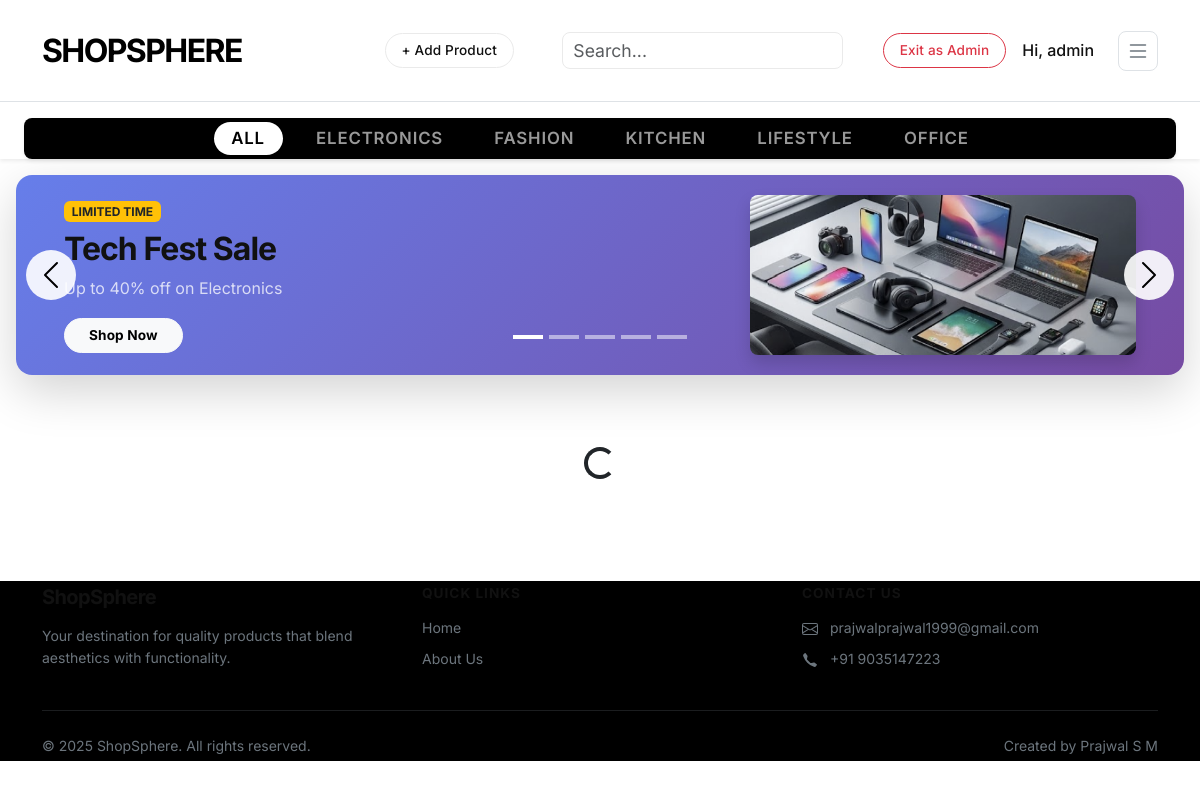
The page / (signed in) on the database its author committed.
### tables this page shows
CREATE TABLE advertisements (id INTEGER PRIMARY KEY AUTOINCREMENT, badge TEXT, title TEXT, subtitle TEXT, button_text TEXT, category TEXT, image_url TEXT, gradient TEXT);

CREATE TABLE site_settings (
        key TEXT PRIMARY KEY,
        value TEXT
    );

### frontend_pkg/routes_ui.py (the view)
@ui_bp.route('/')
def index():
    print("LOG: Accessing index page (UI)")
    return render_template('index.html', ads=safe_get_ads(), footer=safe_get_footer())

### database/db.py (called while the page is built, shortened)
def get_db():
    db = getattr(g, '_database', None)
    if db is None:
        if db is None:
            db = g._database = sqlite3.connect(DB_FILE)
            db.row_factory = sqlite3.Row
    return db

def close_connection(exception):
    db = getattr(g, '_database', None)
    if db is not None:
        db.close()

### frontend_pkg/routes_ui.py (called while the page is built)
def safe_get_ads():
    try:
        from database.db import get_db
        db = get_db()
        return db.execute('SELECT * FROM advertisements ORDER BY id').fetchall()
    except:
        return [] # Return empty if DB missing

def safe_get_footer():
    try:
        from database.db import get_db
        db = get_db()
        settings = db.execute('SELECT key, value FROM site_settings WHERE key LIKE "footer_%"').fetchall()
        return {row['key']: row['value'] for row in settings}
    except:
        return {}

### templates/index.html (shortened to what this page needs)
<!DOCTYPE html>
<html lang="en">
<head>
    <link href="https://cdn.jsdelivr.net/npm/bootstrap@5.3.0/dist/css/bootstrap.min.css" rel="stylesheet">
    <link rel="stylesheet" href="/static/css/styles.css?v=2">
</head>
<body>
    <header class="sticky-top bg-white shadow-sm">
        <nav class="navbar navbar-expand-lg navbar-light bg-white border-bottom">
            <div class="container">
                <a class="navbar-brand fw-bold fs-2" href="/">ShopSphere</a>
                <div class="d-flex align-items-center">
                    {% if session.get('is_admin') %}
                    <button class="btn btn-outline-dark btn-sm me-5" onclick="openAddModal()">
                        + Add Product
                    </button>
                    {% endif %}
                    <div class="me-3">
                        <input type="text" id="searchInput" class="form-control form-control-sm" placeholder="Search..."
                            onkeyup="searchProducts()"
                            style="font-size: 1.1rem; padding: 0.35rem 0.65rem; height: 34px;">
                    </div>
                    <div class="ms-4 d-flex align-items-center">
                        {% if session.get('is_admin') %}
                        <a href="/logout" class="btn btn-sm btn-outline-danger me-3">Exit as Admin</a>
                        <span class="me-3 fs-6 fw-medium">Hi, {{ session.get('username') }}</span>
                        <div class="dropdown">
                            <button
                                class="btn btn-sm btn-outline-secondary ms-2 border rounded-3 d-flex align-items-center justify-content-center"
                                type="button" id="userMenu" data-bs-toggle="dropdown" aria-expanded="false"
                                style="width: 40px; height: 40px; padding: 0;">
                            </button>
                        </div>
                        {% endif %}
                    </div>
                </div>
            </div>
        </nav>
        <div class="container-fluid mt-3" style="width: 98%;">
            <div class="bg-dark text-white py-2 rounded-3 d-flex justify-content-center overflow-auto shadow-sm">
                <a href="#" class="category-link active text-decoration-none" data-tag=""
                    onclick="loadProducts('')">All</a>
                <a href="#" class="category-link text-decoration-none" data-tag="tech"
                    onclick="loadProducts('tech')">Electronics</a>
                <a href="#" class="category-link text-decoration-none" data-tag="fashion"
                    onclick="loadProducts('fashion')">Fashion</a>
                <a href="#" class="category-link text-decoration-none" data-tag="kitchen"
                    onclick="loadProducts('kitchen')">Kitchen</a>
                <a href="#" class="category-link text-decoration-none" data-tag="lifestyle"
                    onclick="loadProducts('lifestyle')">Lifestyle</a>
                <a href="#" class="category-link text-decoration-none" data-tag="office"
                    onclick="loadProducts('office')">Office</a>
            </div>
        </div>
    </header>
    <div class="container-fluid px-3 mt-3 mb-0">
        <div class="position-relative">
            <div id="promoCarousel" class="carousel slide" data-bs-ride="carousel" data-bs-interval="3000">
                <div class="carousel-inner rounded-4 shadow-lg overflow-hidden" style="height: 200px;">
                    {% for ad in ads %}
                    <div class="carousel-item {{ 'active' if loop.first else '' }}" style="height: 100%;">
                        <div class="d-flex align-items-center justify-content-between h-100 px-5"
                            style="background: {{ ad['gradient'] }};">
                            <div class="text-white">
                                <span class="badge bg-warning text-dark mb-2">{{ ad['badge'] }}</span>
                                <h2 class="fw-bold mb-2">{{ ad['title'] }}</h2>
                                <p class="mb-3 opacity-75">{{ ad['subtitle'] }}</p>
                                <button class="btn btn-light btn-sm fw-bold px-4"
                                    onclick="loadProducts('{{ ad['category'] }}')">{{ ad['button_text']
                                    }}</button>
                            </div>
                            <div class="d-none d-md-block">
                                {% if ad['image_url'] %}
                                <img src="{{ ad['image_url'] }}" class="rounded-3 shadow"
                                    style="height: 160px; object-fit: cover;">
                                {% endif %}
                            </div>
                        </div>
                    </div>
                    {% endfor %}
                </div>
                <button class="carousel-control-prev" type="button" data-bs-target="#promoCarousel" data-bs-slide="prev"
                    style="width: 50px; height: 50px; top: 50%; transform: translateY(-50%); left: 10px; background: rgba(255,255,255,0.9); border-radius: 50%; opacity: 1;">
                    <span class="carousel-control-prev-icon" aria-hidden="true" style="filter: invert(1);"></span>
                </button>
                <button class="carousel-control-next" type="button" data-bs-target="#promoCarousel" data-bs-slide="next"
                    style="width: 50px; height: 50px; top: 50%; transform: translateY(-50%); right: 10px; background: rgba(255,255,255,0.9); border-radius: 50%; opacity: 1;">
                    <span class="carousel-control-next-icon" aria-hidden="true" style="filter: invert(1);"></span>
                </button>
                <div class="carousel-indicators" style="bottom: 10px;">
                    {% for ad in ads %}
                    <button type="button" data-bs-target="#promoCarousel" data-bs-slide-to="{{ loop.index0 }}"
                        class="{{ 'active' if loop.first else '' }}"
                        style="width: 30px; height: 4px; border-radius: 2px;"></button>
                    {% endfor %}
                </div>
            </div>
        </div>
    </div>
    <div class="container pt-4 pb-5">
        <div class="row" id="productGrid">
            <div class="col-12 text-center mt-5">
                <div class="spinner-border text-dark" role="status">
                </div>
            </div>
        </div>
    </div>
    {% include 'components/footer.html' %}
</body>
</html>

### templates/components/footer.html (shortened to what this page needs)
<footer class="bg-dark text-light py-5 mt-5">
    <div class="container">
        <div class="row">
            <div class="col-md-4 mb-4 mb-md-0">
                <h5 class="fw-bold mb-3">ShopSphere</h5>
                <p class="text-secondary small mb-0">{{ footer.footer_brand_description or 'Your destination for
                    quality products that blend aesthetics with functionality.' }}</p>
            </div>
            <div class="col-md-4 mb-4 mb-md-0">
                <h6 class="fw-bold mb-3 text-uppercase" style="font-size: 0.85rem; letter-spacing: 1px;">Quick Links
                </h6>
                <ul class="list-unstyled small">
                    <li class="mb-2"><a href="/" class="text-secondary text-decoration-none">Home</a></li>
                    <li class="mb-2"><a href="/about" class="text-secondary text-decoration-none">About Us</a></li>
                </ul>
            </div>
            <div class="col-md-4">
                <h6 class="fw-bold mb-3 text-uppercase" style="font-size: 0.85rem; letter-spacing: 1px;">Contact Us
                </h6>
                <ul class="list-unstyled small">
                    <li class="mb-2 text-secondary">
                        <a href="mailto:{{ footer.footer_email or 'prajwalprajwal1999@gmail.com' }}"
                            class="text-secondary text-decoration-none">{{ footer.footer_email or
                            'prajwalprajwal1999@gmail.com' }}</a>
                    </li>
                    <li class="mb-2 text-secondary">
                        {{ footer.footer_phone or '+91 9035147223' }}
                    </li>
                </ul>
            </div>
        </div>
        <hr class="my-4 border-secondary">
        <div class="d-flex flex-column flex-md-row justify-content-between align-items-center">
            <p class="text-secondary small mb-2 mb-md-0">&copy; 2025 ShopSphere. All rights reserved.</p>
            <div class="d-flex align-items-center gap-3">
                <p class="text-secondary small mb-0">Created by Prajwal S M</p>
            </div>
        </div>
    </div>
</footer>

### static/css/styles.css (style rules this page uses)
:root { --bg-color: #ffffff; --text-color: #111111; --text-muted: #666666; --accent-color: #000000; --accent-hover: #333333; --light-gray: #f9f9f9; --border-color: #eaeaea; --input-bg: #ffffff; --font-family: 'Inter', sans-serif; --card-shadow: 0 4px 6px rgba(0, 0, 0, 0.02); --hover-shadow: 0 12px 24px rgba(0, 0, 0, 0.05); --border-radius-sm: 8px; --border-radius-md: 12px; --border-radius-lg: 20px; --btn-radius: 50px; }
body { background-color: var(--bg-color); color: var(--text-color); font-family: var(--font-family); -webkit-font-smoothing: antialiased; line-height: 1.6; }
h1, h2, h3, h4, h5, h6 { font-weight: 600; color: var(--text-color); letter-spacing: -0.03em; }
a { color: var(--text-color); text-decoration: none; transition: color 0.2s; }
.navbar { background-color: rgba(255, 255, 255, 0.95); backdrop-filter: blur(10px); border-bottom: 1px solid var(--border-color); padding: 1.25rem 0; }
.navbar-brand { font-weight: 700; font-size: 1.25rem; letter-spacing: -0.05em; text-transform: uppercase; }
.bg-dark { background-color: #000000 !important; border-bottom: none; padding: 0.25rem 0 !important; }
.category-link { color: #999999 !important; font-weight: 600; font-size: 1.05rem; line-height: 1.3; text-transform: uppercase; letter-spacing: 0.05em; padding: 0.35rem 1.1rem; border-radius: 50px; display: inline-block; margin: 0 0.5rem; transition: all 0.25s ease; }
.category-link.active { color: #000000 !important; background-color: #ffffff !important; box-shadow: 0 4px 12px rgba(0, 0, 0, 0.15); font-weight: 600; }
.btn { border-radius: var(--btn-radius); padding: 0.6rem 1.5rem; font-weight: 500; font-size: 0.9rem; letter-spacing: 0.01em; transition: all 0.2s; }
.btn-sm { padding: 0.4rem 1rem; font-size: 0.85rem; }
.btn-outline-dark { border: 1px solid var(--border-color); color: var(--text-color); background: transparent; }
.form-control { border-radius: var(--border-radius-sm); border: 1px solid var(--border-color); padding: 0.75rem 1rem; background-color: var(--input-bg); }

### rows shown on the page
advertisements: badge "LIMITED TIME", title "Tech Fest Sale", subtitle "Up to 40% off on Electronics", button_text "Shop Now", image_url (picture)
site_settings: value "Your destination for quality products that blend aesthetics with functionality."
site_settings: value "prajwalprajwal1999@gmail.com"
site_settings: value "+91 9035147223"

### other values the page prints
{{ session.get('username') }} "admin"
